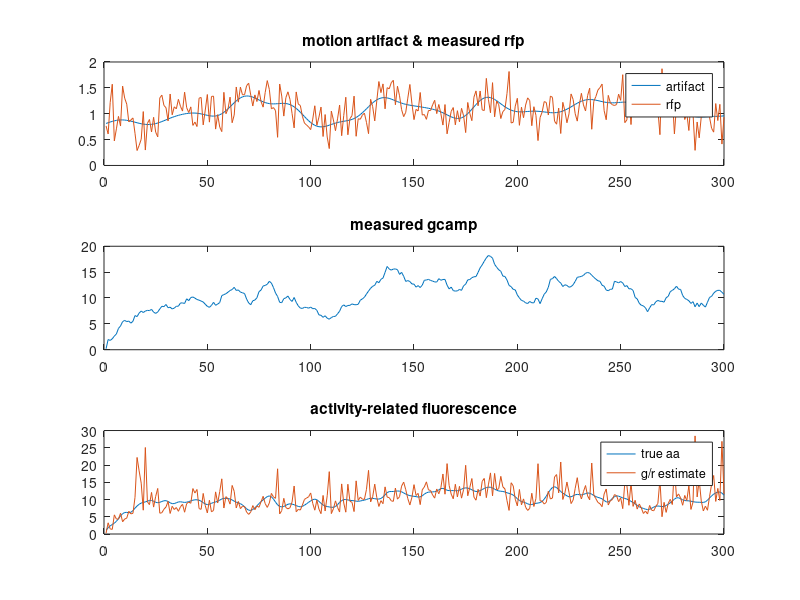

Write the MATLAB code that produced this figure. (Note: this script raises an error after producing the figure.)
% Script for simulating data for motion artifact problem and estimating neural
% activity using smooth GP prior on m

%% 1. Generate movement artifact from GP

% Define anonymous function squared exponential kernel
kSE = @(r,l,x)(r*exp(-(bsxfun(@plus,x(:).^2,x(:).^2')-2*x(:)*x(:)')/(2*l.^2)));

T = 300;  % number of time points
tt = (1:T)';  % time grid
sig_m = .2; % prior standard deviation for movement artifact m
rho_m = sig_m^2;  % prior variance of m
l = 10; % length scale
Km = kSE(rho_m,l,tt); % the T x T GP covariance

% Find low-rank approximation to Km using SVD
[Um,Sm] = svd(Km);
thresh = 1e12;  % threshold on condition number
smdiag = diag(Sm); 
ii = max(smdiag)./smdiag < thresh;  % vector of indices to keep.
krank = sum(ii); % rank
Ubasis = Um(:,ii);  % basis for Km
Ssqrt = spdiags(sqrt(smdiag(ii)),0,krank,krank); % diagonal matrix sqrt of eigenvalues
Ksqrt = Ubasis*Ssqrt; % low-rank linear operator for generating from iid samples
  
% Generate movement artifact by sampling from GP
mu_m = 1;  % mean of movement artifact m
mm = Ksqrt*randn(krank,1) + mu_m; % movement artifact

% Plot it
subplot(111); plot(tt,mm); 
title('True m(t) sampled from GP prior')
xlabel('time (bins)');

%% 2. Generate neural activity signals y and a, and measured signals r and g

% Set params
sig_r = .25; % prior stdev of r noise
sig_g = .25; % prior stdev of g noise
alpha_g = 0.9; % single time-bin decay of gcamp fluorescence signal
tau_g = -1/log(alpha_g);  % time constant of gcamp decay (in time bins) 

% Generate neural activity yy from GP
mu_y = 1*ones(T,1); % mean of neural activity y
rho_y = 0.1;  % variance of true y
l_y = 2;      % length scale of true y
Ky = kSE(rho_y,l_y,tt); % true covariance kernel
[Uy,Sy] = svd(Ky);
yy = Uy*sqrt(Sy)*randn(T,1)+mu_y; % generate noise

% Generate measured activity-related fluorescence aa
D = spdiags(ones(T,1)*[-alpha_g 1],-1:0,T,T); % better implementation!
aa = D\yy; % neural activity-related fluorescence signal a(t)

% Compute params of prior over aa
mu_a = mean(D\mu_y); % mean of a(t)
rho_a = var(aa);  % variance of a(t) 

% Generate R and G
rr = mm + sig_r*randn(T,1);
gg = mm.*aa + sig_g*randn(T,1);

% Make plots
subplot(311);
plot(tt,mm,tt,rr); 
title('motion artifact & measured rfp'); legend('artifact', 'rfp');

subplot(312);
plot(tt,gg);  title('measured gcamp');

subplot(313);
aa0 = gg./rr;
plot(tt,aa,tt, aa0);
legend('true aa', 'g/r estimate');
title('activity-related fluorescence')

%% 2. Estimate a(t) with iid priors on m(t) and a(t) (JP code)

aa1 = MotionCorrection_iid(rr,gg,sig_r^2,sig_g^2,mu_m,rho_m,mu_a,rho_a);
yy1 = D*aa1; % corresponding estimate of y(t)

%% 3. find neural activity y(t), smooth prior (Lea code)

yy0 = D*aa0; % initial estimate of y(t) (from r/g estimate).
tic;
yy2 = MotionCorrection(rr,gg,yy0,sig_r^2,sig_g^2,mu_y,rho_y,mu_m.*ones(T,1),Ubasis,Ssqrt.^2,D);
toc;
aa2 = D\yy2; % corresponding estimate of a(t)

%% 4. find fluorescence a(t), smooth prior (JP code).

Sminv = spdiags(1./smdiag(ii),0,krank,krank); % diagonal matrix sqrt of eigenvalues
aa3 = MotionCorrection_smooth_aa(rr,gg,aa0,sig_r^2,sig_g^2,mu_a,rho_a,mu_m,Ubasis,Sminv,D);
yy3 = D*aa3;  % corresponding estimate of y(t)

%% 4b. find neural activity y(t), smooth prior (JP code).

tic;
yy3b = MotionCorrection_smooth_yy(rr,gg,aa0,sig_r^2,sig_g^2,mu_y,rho_y,mu_m,Ubasis,Sminv,D);
toc;
aa3b = D\yy3b;  % corresponding estimate of y(t)


%% Plot results

subplot(211);  % a(t) plots
plot(tt, [aa aa0 aa1 aa2 aa3 aa3b]); 
title('True and estimated a(t)');
legend('true aa', 'r/g', 'iid prior', 'smooth y', 'smooth a');
  
subplot(212) % y(t) plots
plot(tt,mu_y,'--k',tt,[yy yy1 yy2 yy3 yy3b]);
title('True and estimated y(t)');
legend('prior mean', 'true', 'iid', 'smooth y', 'smooth a');

% Report errors
amse = @(x)(norm(x-aa)^2);
ymse = @(x)(norm(x-yy)^2);
fprintf('=====\nErrs in a(t):\n r/g: %9.2f\n iid: %9.2f\n smth y: %6.2f (lea)\n smth a: %6.2f\n smth y2: %5.2f (jp)\n', ...
    amse(aa0), amse(aa1), amse(aa2), amse(aa3), amse(aa3b));
fprintf('-----\nErrs in y(t):\n r/g: %9.2f\n iid: %9.2f\n smth y: %6.2f (lea)\n smth a: %6.2f\n smth y2: %5.2f (jp)\n', ...
    ymse(yy0), ymse(yy1), ymse(yy2), ymse(yy3), ymse(yy3b));
